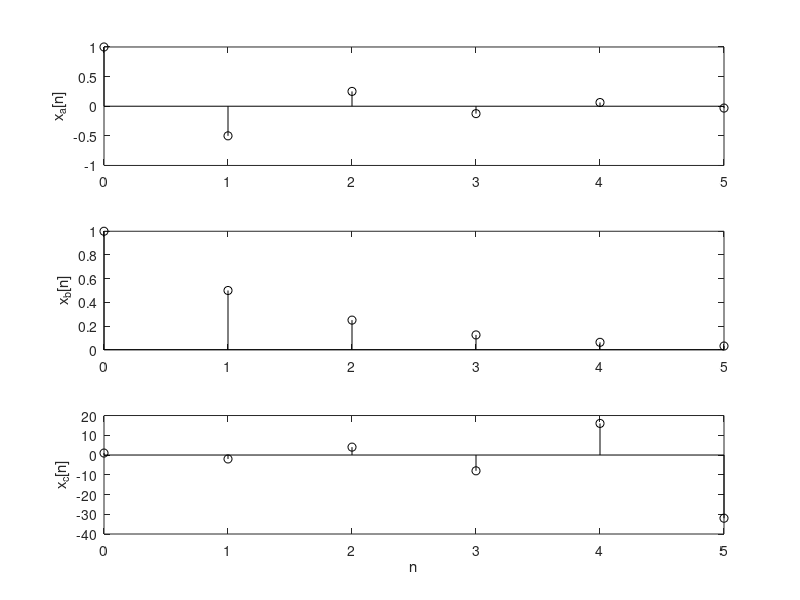

The MATLAB script that drew this image:
n = (0:5);
        x_a = (-0.5).^n; x_b = 2.^(-n); x_c = (-2).^n;
        subplot(3,1,1); stem(n,x_a,'k'); ylabel('x_a[n]')
        subplot(3,1,2); stem(n,x_b,'k'); ylabel('x_b[n]')
        subplot(3,1,3); stem(n,x_c,'k'); ylabel('x_c[n]'); xlabel('n');
output1=x_a;
output2=x_b;
output3=x_c;
